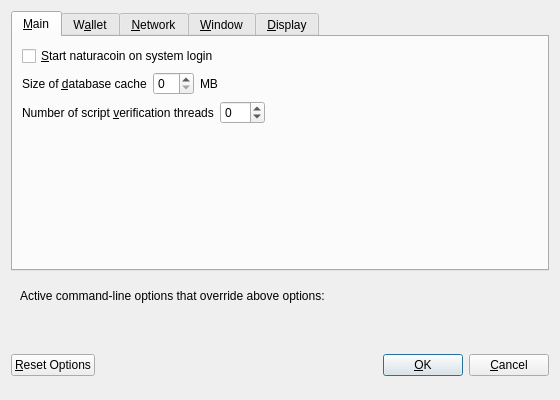
<?xml version="1.0" encoding="UTF-8"?>
<ui version="4.0">
 <class>OptionsDialog</class>
 <widget class="QDialog" name="OptionsDialog">
  <property name="geometry">
   <rect>
    <x>0</x>
    <y>0</y>
    <width>560</width>
    <height>400</height>
   </rect>
  </property>
  <property name="windowTitle">
   <string>Options</string>
  </property>
  <property name="modal">
   <bool>true</bool>
  </property>
  <layout class="QVBoxLayout" name="verticalLayout">
   <item>
    <widget class="QTabWidget" name="tabWidget">
     <property name="currentIndex">
      <number>0</number>
     </property>
     <widget class="QWidget" name="tabMain">
      <attribute name="title">
       <string>&amp;Main</string>
      </attribute>
      <layout class="QVBoxLayout" name="verticalLayout_Main">
       <item>
        <widget class="QCheckBox" name="bitcoinAtStartup">
         <property name="toolTip">
          <string>Automatically start naturacoin after logging in to the system.</string>
         </property>
         <property name="text">
          <string>&amp;Start naturacoin on system login</string>
         </property>
        </widget>
       </item>
       <item>
        <layout class="QHBoxLayout" name="horizontalLayout_2_Main">
         <item>
          <widget class="QLabel" name="databaseCacheLabel">
           <property name="text">
            <string>Size of &amp;database cache</string>
           </property>
           <property name="textFormat">
            <enum>Qt::PlainText</enum>
           </property>
           <property name="buddy">
            <cstring>databaseCache</cstring>
           </property>
          </widget>
         </item>
         <item>
          <widget class="QSpinBox" name="databaseCache"/>
         </item>
         <item>
          <widget class="QLabel" name="databaseCacheUnitLabel">
           <property name="text">
            <string>MB</string>
           </property>
           <property name="textFormat">
            <enum>Qt::PlainText</enum>
           </property>
          </widget>
         </item>
         <item>
          <spacer name="horizontalSpacer_2_Main">
           <property name="orientation">
            <enum>Qt::Horizontal</enum>
           </property>
           <property name="sizeHint" stdset="0">
            <size>
             <width>40</width>
             <height>20</height>
            </size>
           </property>
          </spacer>
         </item>
        </layout>
       </item>
       <item>
        <layout class="QHBoxLayout" name="horizontalLayout_3_Main">
         <item>
          <widget class="QLabel" name="threadsScriptVerifLabel">
           <property name="text">
            <string>Number of script &amp;verification threads</string>
           </property>
           <property name="textFormat">
            <enum>Qt::PlainText</enum>
           </property>
           <property name="buddy">
            <cstring>threadsScriptVerif</cstring>
           </property>
          </widget>
         </item>
         <item>
          <widget class="QSpinBox" name="threadsScriptVerif">
           <property name="toolTip">
            <string>Set the number of script verification threads (up to 16, 0 = auto, &lt;0 = leave that many cores free, default: 0)</string>
           </property>
           <property name="minimum">
            <number>-16</number>
           </property>
           <property name="maximum">
            <number>16</number>
           </property>
          </widget>
         </item>
         <item>
          <spacer name="horizontalSpacer_3_Main">
           <property name="orientation">
            <enum>Qt::Horizontal</enum>
           </property>
           <property name="sizeHint" stdset="0">
            <size>
             <width>40</width>
             <height>20</height>
            </size>
           </property>
          </spacer>
         </item>
        </layout>
       </item>
       <item>
        <spacer name="verticalSpacer_Main">
         <property name="orientation">
          <enum>Qt::Vertical</enum>
         </property>
         <property name="sizeHint" stdset="0">
          <size>
           <width>20</width>
           <height>40</height>
          </size>
         </property>
        </spacer>
       </item>
      </layout>
     </widget>
     <widget class="QWidget" name="tabWallet">
      <attribute name="title">
       <string>W&amp;allet</string>
      </attribute>
      <layout class="QVBoxLayout" name="verticalLayout_Wallet">
       <item>
        <widget class="QLabel" name="transactionFeeInfoLabel">
         <property name="text">
          <string>Optional transaction fee per kB that helps make sure your transactions are processed quickly. Most transactions are 1 kB.</string>
         </property>
         <property name="textFormat">
          <enum>Qt::PlainText</enum>
         </property>
         <property name="wordWrap">
          <bool>true</bool>
         </property>
        </widget>
       </item>
       <item>
        <layout class="QHBoxLayout" name="horizontalLayout_1_Wallet">
         <item>
          <widget class="QLabel" name="transactionFeeLabel">
           <property name="text">
            <string>Pay transaction &amp;fee</string>
           </property>
           <property name="textFormat">
            <enum>Qt::PlainText</enum>
           </property>
           <property name="buddy">
            <cstring>transactionFee</cstring>
           </property>
          </widget>
         </item>
         <item>
          <widget class="BitcoinAmountField" name="transactionFee"/>
         </item>
         <item>
          <spacer name="horizontalSpacer_1_Wallet">
           <property name="orientation">
            <enum>Qt::Horizontal</enum>
           </property>
           <property name="sizeHint" stdset="0">
            <size>
             <width>40</width>
             <height>20</height>
            </size>
           </property>
          </spacer>
         </item>
        </layout>
       </item>
       <item>
        <widget class="QLabel" name="spendZeroConfChangeInfoLabel">
         <property name="text">
          <string>If you disable the spending of unconfirmed change, the change from a transaction cannot be used until that transaction has at least one confirmation. This also affects how your balance is computed.</string>
         </property>
         <property name="textFormat">
          <enum>Qt::PlainText</enum>
         </property>
         <property name="wordWrap">
          <bool>true</bool>
         </property>
        </widget>
       </item>
       <item>
        <widget class="QCheckBox" name="spendZeroConfChange">
         <property name="text">
          <string>&amp;Spend unconfirmed change (experts only)</string>
         </property>
        </widget>
       </item>
       <item>
        <spacer name="verticalSpacer_Wallet">
         <property name="orientation">
          <enum>Qt::Vertical</enum>
         </property>
         <property name="sizeHint" stdset="0">
          <size>
           <width>20</width>
           <height>40</height>
          </size>
         </property>
        </spacer>
       </item>
      </layout>
     </widget>
     <widget class="QWidget" name="tabNetwork">
      <attribute name="title">
       <string>&amp;Network</string>
      </attribute>
      <layout class="QVBoxLayout" name="verticalLayout_Network">
       <item>
        <widget class="QCheckBox" name="mapPortUpnp">
         <property name="toolTip">
          <string>Automatically open the naturacoin client port on the router. This only works when your router supports UPnP and it is enabled.</string>
         </property>
         <property name="text">
          <string>Map port using &amp;UPnP</string>
         </property>
        </widget>
       </item>
       <item>
        <widget class="QCheckBox" name="connectSocks">
         <property name="toolTip">
          <string>Connect to the naturacoin network through a SOCKS proxy.</string>
         </property>
         <property name="text">
          <string>&amp;Connect through SOCKS proxy (default proxy):</string>
         </property>
        </widget>
       </item>
       <item>
        <layout class="QHBoxLayout" name="horizontalLayout_1_Network">
         <item>
          <widget class="QLabel" name="proxyIpLabel">
           <property name="text">
            <string>Proxy &amp;IP:</string>
           </property>
           <property name="textFormat">
            <enum>Qt::PlainText</enum>
           </property>
           <property name="buddy">
            <cstring>proxyIp</cstring>
           </property>
          </widget>
         </item>
         <item>
          <widget class="QValidatedLineEdit" name="proxyIp">
           <property name="minimumSize">
            <size>
             <width>140</width>
             <height>0</height>
            </size>
           </property>
           <property name="maximumSize">
            <size>
             <width>140</width>
             <height>16777215</height>
            </size>
           </property>
           <property name="toolTip">
            <string>IP address of the proxy (e.g. IPv4: 127.0.0.1 / IPv6: ::1)</string>
           </property>
          </widget>
         </item>
         <item>
          <widget class="QLabel" name="proxyPortLabel">
           <property name="text">
            <string>&amp;Port:</string>
           </property>
           <property name="textFormat">
            <enum>Qt::PlainText</enum>
           </property>
           <property name="buddy">
            <cstring>proxyPort</cstring>
           </property>
          </widget>
         </item>
         <item>
          <widget class="QLineEdit" name="proxyPort">
           <property name="minimumSize">
            <size>
             <width>55</width>
             <height>0</height>
            </size>
           </property>
           <property name="maximumSize">
            <size>
             <width>55</width>
             <height>16777215</height>
            </size>
           </property>
           <property name="toolTip">
            <string>Port of the proxy (e.g. 9050)</string>
           </property>
          </widget>
         </item>
         <item>
          <widget class="QLabel" name="socksVersionLabel">
           <property name="text">
            <string>SOCKS &amp;Version:</string>
           </property>
           <property name="textFormat">
            <enum>Qt::PlainText</enum>
           </property>
           <property name="buddy">
            <cstring>socksVersion</cstring>
           </property>
          </widget>
         </item>
         <item>
          <widget class="QValueComboBox" name="socksVersion">
           <property name="toolTip">
            <string>SOCKS version of the proxy (e.g. 5)</string>
           </property>
          </widget>
         </item>
         <item>
          <spacer name="horizontalSpacer_1_Network">
           <property name="orientation">
            <enum>Qt::Horizontal</enum>
           </property>
           <property name="sizeHint" stdset="0">
            <size>
             <width>40</width>
             <height>20</height>
            </size>
           </property>
          </spacer>
         </item>
        </layout>
       </item>
       <item>
        <spacer name="verticalSpacer_Network">
         <property name="orientation">
          <enum>Qt::Vertical</enum>
         </property>
         <property name="sizeHint" stdset="0">
          <size>
           <width>20</width>
           <height>40</height>
          </size>
         </property>
        </spacer>
       </item>
      </layout>
     </widget>
     <widget class="QWidget" name="tabWindow">
      <attribute name="title">
       <string>&amp;Window</string>
      </attribute>
      <layout class="QVBoxLayout" name="verticalLayout_Window">
       <item>
        <widget class="QCheckBox" name="minimizeToTray">
         <property name="toolTip">
          <string>Show only a tray icon after minimizing the window.</string>
         </property>
         <property name="text">
          <string>&amp;Minimize to the tray instead of the taskbar</string>
         </property>
        </widget>
       </item>
       <item>
        <widget class="QCheckBox" name="minimizeOnClose">
         <property name="toolTip">
          <string>Minimize instead of exit the application when the window is closed. When this option is enabled, the application will be closed only after selecting Quit in the menu.</string>
         </property>
         <property name="text">
          <string>M&amp;inimize on close</string>
         </property>
        </widget>
       </item>
       <item>
        <spacer name="verticalSpacer_Window">
         <property name="orientation">
          <enum>Qt::Vertical</enum>
         </property>
         <property name="sizeHint" stdset="0">
          <size>
           <width>20</width>
           <height>40</height>
          </size>
         </property>
        </spacer>
       </item>
      </layout>
     </widget>
     <widget class="QWidget" name="tabDisplay">
      <attribute name="title">
       <string>&amp;Display</string>
      </attribute>
      <layout class="QVBoxLayout" name="verticalLayout_Display">
       <item>
        <layout class="QHBoxLayout" name="horizontalLayout_1_Display">
         <item>
          <widget class="QLabel" name="langLabel">
           <property name="text">
            <string>User Interface &amp;language:</string>
           </property>
           <property name="textFormat">
            <enum>Qt::PlainText</enum>
           </property>
           <property name="buddy">
            <cstring>lang</cstring>
           </property>
          </widget>
         </item>
         <item>
          <widget class="QValueComboBox" name="lang">
           <property name="toolTip">
            <string>The user interface language can be set here. This setting will take effect after restarting naturacoin.</string>
           </property>
          </widget>
         </item>
        </layout>
       </item>
       <item>
        <layout class="QHBoxLayout" name="horizontalLayout_2_Display">
         <item>
          <widget class="QLabel" name="unitLabel">
           <property name="text">
            <string>&amp;Unit to show amounts in:</string>
           </property>
           <property name="textFormat">
            <enum>Qt::PlainText</enum>
           </property>
           <property name="buddy">
            <cstring>unit</cstring>
           </property>
          </widget>
         </item>
         <item>
          <widget class="QValueComboBox" name="unit">
           <property name="toolTip">
            <string>Choose the default subdivision unit to show in the interface and when sending coins.</string>
           </property>
          </widget>
         </item>
        </layout>
       </item>
       <item>
        <widget class="QCheckBox" name="displayAddresses">
         <property name="toolTip">
          <string>Whether to show naturacoin addresses in the transaction list or not.</string>
         </property>
         <property name="text">
          <string>&amp;Display addresses in transaction list</string>
         </property>
        </widget>
       </item>
       <item>
        <widget class="QCheckBox" name="coinControlFeatures">
         <property name="toolTip">
          <string>Whether to show coin control features or not.</string>
         </property>
         <property name="text">
          <string>Display coin &amp;control features (experts only)</string>
         </property>
        </widget>
       </item>
       <item>
        <spacer name="verticalSpacer_Display">
         <property name="orientation">
          <enum>Qt::Vertical</enum>
         </property>
         <property name="sizeHint" stdset="0">
          <size>
           <width>20</width>
           <height>40</height>
          </size>
         </property>
        </spacer>
       </item>
      </layout>
     </widget>
    </widget>
   </item>
   <item>
    <widget class="QFrame" name="frame">
     <layout class="QVBoxLayout" name="verticalLayout_Bottom">
      <item>
       <layout class="QHBoxLayout" name="horizontalLayout_Bottom">
        <item>
         <widget class="QLabel" name="overriddenByCommandLineInfoLabel">
          <property name="text">
           <string>Active command-line options that override above options:</string>
          </property>
          <property name="textFormat">
           <enum>Qt::PlainText</enum>
          </property>
         </widget>
        </item>
        <item>
         <spacer name="horizontalSpacer_Bottom">
          <property name="orientation">
           <enum>Qt::Horizontal</enum>
          </property>
          <property name="sizeHint" stdset="0">
           <size>
            <width>40</width>
            <height>20</height>
           </size>
          </property>
         </spacer>
        </item>
       </layout>
      </item>
      <item>
       <widget class="QLabel" name="overriddenByCommandLineLabel">
        <property name="text">
         <string/>
        </property>
        <property name="textFormat">
         <enum>Qt::PlainText</enum>
        </property>
        <property name="wordWrap">
         <bool>true</bool>
        </property>
       </widget>
      </item>
     </layout>
    </widget>
   </item>
   <item>
    <layout class="QHBoxLayout" name="horizontalLayout_Buttons">
     <item>
      <widget class="QPushButton" name="resetButton">
       <property name="toolTip">
        <string>Reset all client options to default.</string>
       </property>
       <property name="text">
        <string>&amp;Reset Options</string>
       </property>
       <property name="autoDefault">
        <bool>false</bool>
       </property>
      </widget>
     </item>
     <item>
      <spacer name="horizontalSpacer_1">
       <property name="orientation">
        <enum>Qt::Horizontal</enum>
       </property>
       <property name="sizeHint" stdset="0">
        <size>
         <width>40</width>
         <height>48</height>
        </size>
       </property>
      </spacer>
     </item>
     <item>
      <widget class="QLabel" name="statusLabel">
       <property name="minimumSize">
        <size>
         <width>200</width>
         <height>0</height>
        </size>
       </property>
       <property name="font">
        <font>
         <weight>75</weight>
         <bold>true</bold>
        </font>
       </property>
       <property name="text">
        <string/>
       </property>
       <property name="textFormat">
        <enum>Qt::PlainText</enum>
       </property>
       <property name="wordWrap">
        <bool>true</bool>
       </property>
      </widget>
     </item>
     <item>
      <spacer name="horizontalSpacer_2">
       <property name="orientation">
        <enum>Qt::Horizontal</enum>
       </property>
       <property name="sizeHint" stdset="0">
        <size>
         <width>40</width>
         <height>48</height>
        </size>
       </property>
      </spacer>
     </item>
     <item>
      <widget class="QPushButton" name="okButton">
       <property name="text">
        <string>&amp;OK</string>
       </property>
      </widget>
     </item>
     <item>
      <widget class="QPushButton" name="cancelButton">
       <property name="text">
        <string>&amp;Cancel</string>
       </property>
       <property name="autoDefault">
        <bool>false</bool>
       </property>
      </widget>
     </item>
    </layout>
   </item>
  </layout>
 </widget>
 <customwidgets>
  <customwidget>
   <class>BitcoinAmountField</class>
   <extends>QLineEdit</extends>
   <header>bitcoinamountfield.h</header>
   <container>1</container>
  </customwidget>
  <customwidget>
   <class>QValidatedLineEdit</class>
   <extends>QLineEdit</extends>
   <header>qvalidatedlineedit.h</header>
  </customwidget>
  <customwidget>
   <class>QValueComboBox</class>
   <extends>QComboBox</extends>
   <header>qvaluecombobox.h</header>
  </customwidget>
 </customwidgets>
 <resources/>
 <connections/>
</ui>
